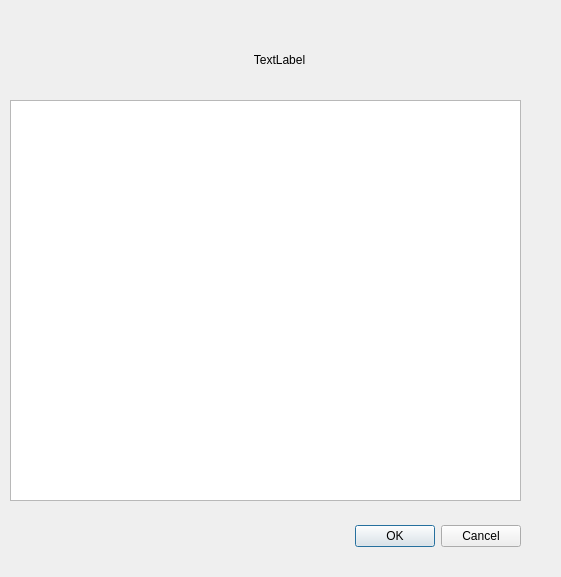
<?xml version="1.0" encoding="UTF-8"?>
<ui version="4.0">
 <class>Dialog</class>
 <widget class="QDialog" name="Dialog">
  <property name="geometry">
   <rect>
    <x>0</x>
    <y>0</y>
    <width>561</width>
    <height>577</height>
   </rect>
  </property>
  <property name="windowTitle">
   <string>Dialog</string>
  </property>
  <widget class="QDialogButtonBox" name="buttonBox">
   <property name="geometry">
    <rect>
     <x>180</x>
     <y>520</y>
     <width>341</width>
     <height>32</height>
    </rect>
   </property>
   <property name="orientation">
    <enum>Qt::Horizontal</enum>
   </property>
   <property name="standardButtons">
    <set>QDialogButtonBox::Cancel|QDialogButtonBox::Ok</set>
   </property>
  </widget>
  <widget class="QTableWidget" name="table">
   <property name="geometry">
    <rect>
     <x>10</x>
     <y>100</y>
     <width>511</width>
     <height>401</height>
    </rect>
   </property>
  </widget>
  <widget class="QLabel" name="window_name">
   <property name="geometry">
    <rect>
     <x>124</x>
     <y>50</y>
     <width>311</width>
     <height>20</height>
    </rect>
   </property>
   <property name="text">
    <string>TextLabel</string>
   </property>
   <property name="textFormat">
    <enum>Qt::RichText</enum>
   </property>
   <property name="alignment">
    <set>Qt::AlignCenter</set>
   </property>
  </widget>
 </widget>
 <resources/>
 <connections>
  <connection>
   <sender>buttonBox</sender>
   <signal>accepted()</signal>
   <receiver>Dialog</receiver>
   <slot>accept()</slot>
   <hints>
    <hint type="sourcelabel">
     <x>248</x>
     <y>254</y>
    </hint>
    <hint type="destinationlabel">
     <x>157</x>
     <y>274</y>
    </hint>
   </hints>
  </connection>
  <connection>
   <sender>buttonBox</sender>
   <signal>rejected()</signal>
   <receiver>Dialog</receiver>
   <slot>reject()</slot>
   <hints>
    <hint type="sourcelabel">
     <x>316</x>
     <y>260</y>
    </hint>
    <hint type="destinationlabel">
     <x>286</x>
     <y>274</y>
    </hint>
   </hints>
  </connection>
 </connections>
</ui>
